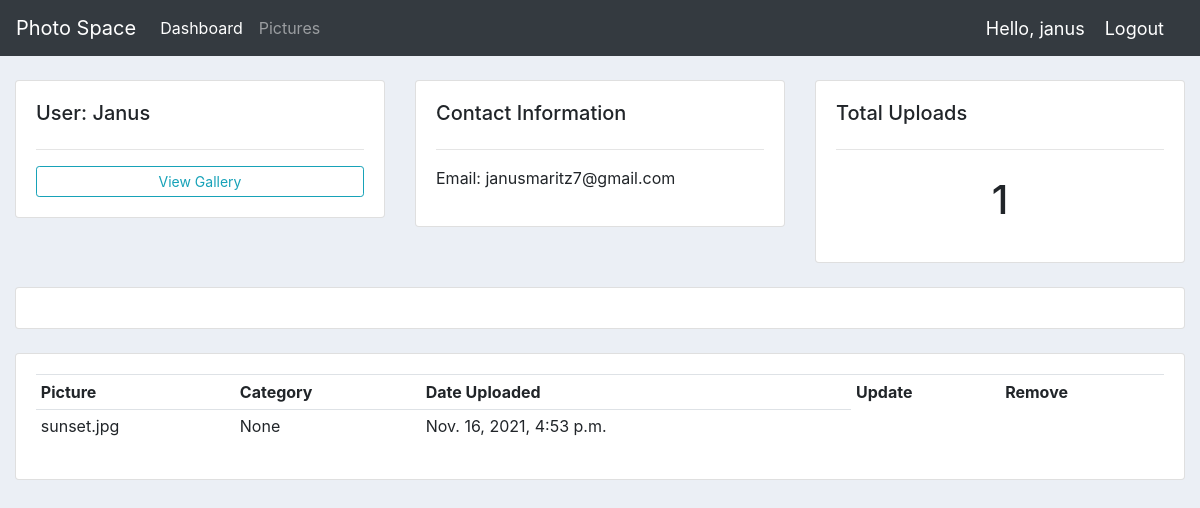
Page /user/1/ (signed in) on the earlier database version.
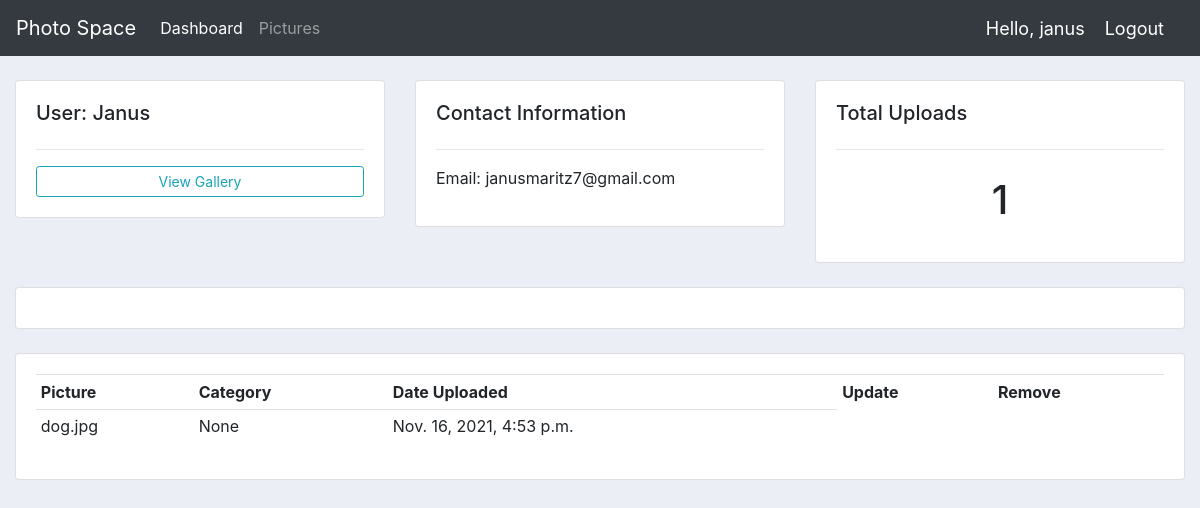
Same page on the later database version.
### accounts/models.py (models this page shows)
class Upload(models.Model):
    user = models.ForeignKey(User, null=True, on_delete=models.SET_NULL)
    picture = models.ForeignKey(Picture, null=True, on_delete=models.SET_NULL)
    date_uploaded = models.DateTimeField(auto_now_add=True, null=True)

class Picture(models.Model):
    category = models.ForeignKey(Category, on_delete=models.SET_NULL, null=True)
    picture = models.ImageField(null=False, blank=False, default="Image")
    name = models.CharField(max_length=200, null=True)
    description = models.TextField(default="Description")
    date_uploaded = models.DateTimeField(auto_now_add=True, null=True)
    def __str__(self):
        return self.name

### accounts/views.py (the view)
# urls.py: path('user/<str:pk>/', views.user, name="user"),
@login_required(login_url='login')
def user(request, pk):
    users = User.objects.get(id=pk)
    uploads = users.upload_set.all()
    upload_count = uploads.count()
    context = {'user': users, 'uploads': uploads, 'upload_count': upload_count}
    return render(request, 'accounts/user.html', context)

### accounts/templates/accounts/user.html (shortened to what this page needs)
{%  extends 'accounts/main.html' %}
{% block content %}
	<br>
<div class="row">
	<div class="col-md">
		<div class="card card-body">
			<h5>User: {{user.name}}</h5>
			<hr>
			<a class="btn btn-outline-info  btn-sm btn-block" href="{% url 'gallery'%}">View Gallery</a>
		</div>
	</div>
	<div class="col-md">
		<div class="card card-body">
			<h5>Contact Information</h5>
			<hr>
			<p>Email: {{user.email}} </p>
		</div>
	</div>
	<div class="col-md">
		<div class="card card-body">
			<h5>Total Uploads</h5>
			<hr>
			<h1 style="text-align: center;padding: 10px">{{upload_count}}</h1>
		</div>
	</div>
</div>
<br>
<div class="row">
	<div class="col">
		<div class="card card-body">
		</div>
	</div>
</div>
<br>
<div class="row">
	<div class="col-md">
		<div class="card card-body">
			<table class="table table-sm">
				<tr>
					<th>Picture</th>
					<th>Category</th>
					<th>Date Uploaded</th>
					<th>Update</th>
					<th>Remove</th>
				</tr>
				{% for upload in uploads %}
				<tr>
					<td>{{upload.picture}}</td>
					<td>{{upload.picture.category}}</td>
					<td>{{upload.date_uploaded}}</td>
				</tr>
				{% endfor %}
			</table>
		</div>
	</div>
</div>
{% endblock %}

Differences in the rows shown:
changed Upload "None": picture "sunset.jpg" → "dog.jpg"
